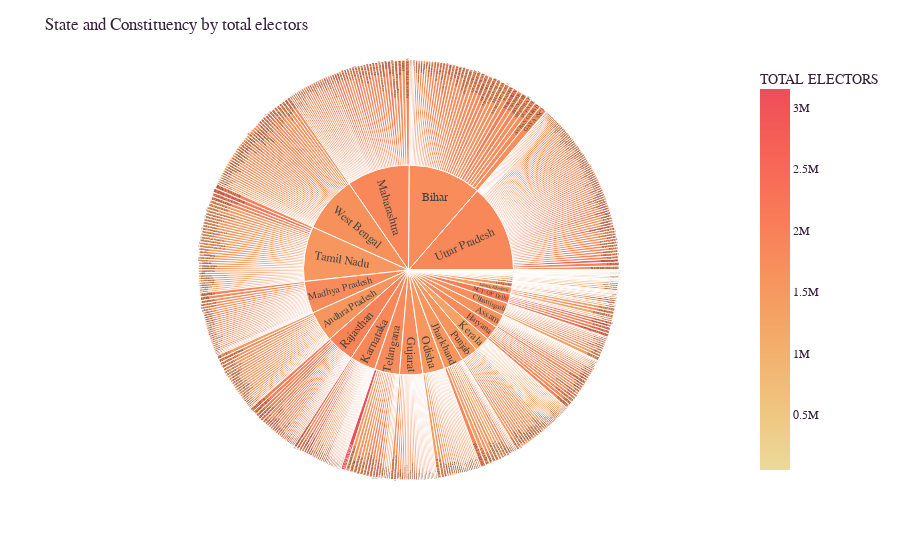

Here is the notebook cell this chart was saved with:
### Markdown cell above
### 6.1 State and Constituency by total electors

### Code cell
state_df = df_NOTA[['STATE','CONSTITUENCY','TOTAL ELECTORS']]
state_fig = px.sunburst(state_df, 
                        path=['STATE','CONSTITUENCY'], 
                        values='TOTAL ELECTORS',
                        color='TOTAL ELECTORS',
                        color_continuous_scale='Oryel')
state_fig.update_layout(title_text='State and Constituency by total electors',
                       font_family="Courier New",
                         font_color="#351f39",
                         title_font_family="Courier New",
                         title_font_color="#351f39",
                         xaxis_title="Party",
                         yaxis_title="Seats")
state_fig.show()

### Figure 1 — Plotly figure (JSON) as saved in the notebook; plotly's stock layout.template omitted (floating-point values rounded to 4 significant figures; data arrays with more than 128 entries replaced by an {"elided": "..."} marker saying what was removed)
{"data": [{"branchvalues": "total", "customdata": {"elided": "578x1 float values"}, "domain": {"x": [0, 1], "y": [0, 1]}, "hovertemplate": "labels=%{label}<br>TOTAL ELECTORS_sum=%{value}<br>parent=%{parent}<br>id=%{id}<br>TOTAL ELECTORS=%{color}<extra></extra>", "ids": {"elided": "578 str values"}, "labels": {"elided": "578 str values"}, "marker": {"coloraxis": "coloraxis", "colors": {"elided": "578 float values"}}, "name": "", "parents": {"elided": "578 str values"}, "type": "sunburst", "values": {"elided": "578 int values"}}], "layout": {"coloraxis": {"colorbar": {"title": {"text": "TOTAL ELECTORS"}}, "colorscale": [[0, "rgb(236, 218, 154)"], [0.1667, "rgb(239, 196, 126)"], [0.3333, "rgb(243, 173, 106)"], [0.5, "rgb(247, 148, 93)"], [0.6667, "rgb(249, 123, 87)"], [0.8333, "rgb(246, 99, 86)"], [1, "rgb(238, 77, 90)"]]}, "font": {"color": "#351f39", "family": "Courier New"}, "legend": {"tracegroupgap": 0}, "margin": {"t": 60}, "title": {"font": {"color": "#351f39", "family": "Courier New"}, "text": "State and Constituency by total electors"}, "xaxis": {"title": {"text": "Party"}}, "yaxis": {"title": {"text": "Seats"}}}}
